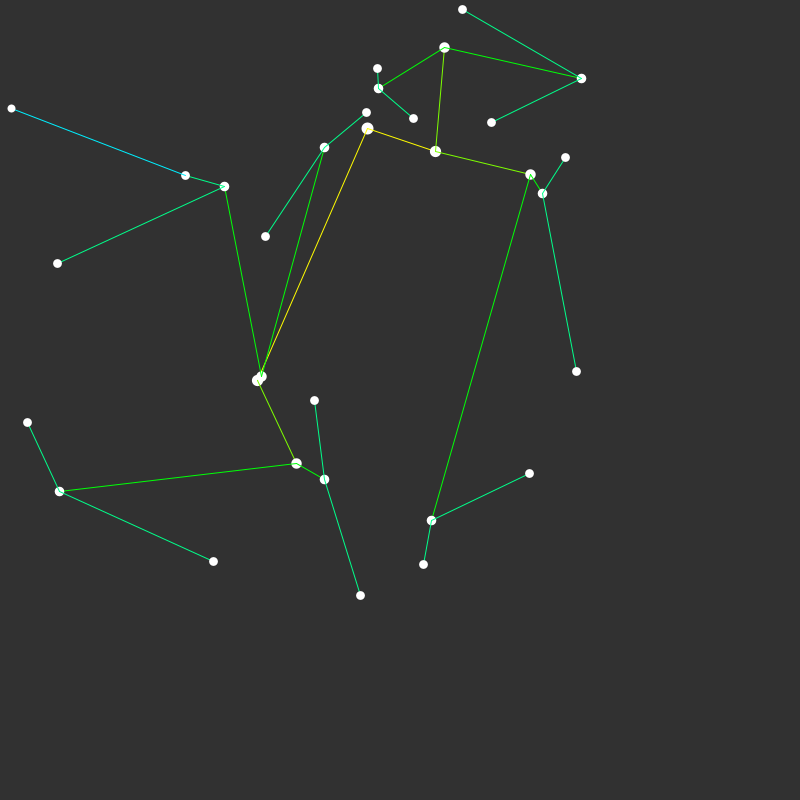
Frame 1 (no input)
Frame 60 (the mouse pressed at the canvas centre just before this capture): identical to frame 1, image omitted
Frame 120 (the mouse held since frame 60 and released just before this capture): identical to frame 1, image omitted

The Processing sketch that drew this single still picture (run headless with seeded random() and noise(); from frame 60 on, the mouse is pressed at the canvas centre):

// Processing sketch: TwoDimensionalKDTree_MkII
// ── TwoDimensionalKDTree_MkII.pde
/*

TWO DIMENSIONAL KD TREE
[based on Wikipedia article]

Balancing KD Tree is an alternative algorithm that builds a balanced k-d tree by presorting
the data in each of k dimensions prior to building the tree. 

/http://jcgt.org/published/0004/01/03/paper.pdf/

@author  Vladimir V. KUCHINOV
@email   helloworld@vkuchinov.co.uk
@year    2015

@license MIT License <http://www.opensource.org/licenses/mit-license.php>

REFERENCES & FURTHER READINGS:
https://en.wikipedia.org/wiki/K-d_tree
http://andrewd.ces.clemson.edu/courses/cpsc805/references/nearest_search.pdf
http://rosettacode.org/wiki/K-d_tree#Faster_Alternative_Version [nice set of algorithms]
http://christopherstoll.org/2011/09/k-d-tree-nearest-neighbor-search.html [Great visual explanation of distance search]

Orchard’s Algorithm (1991)
Principal Component Partitioning (PCP) (1999)

*/

import java.util.ArrayList;
import java.util.Collections;
import java.util.Comparator;
import java.util.List;


NodeList nodes = new NodeList();

float[][] references = { {257.9526, 380.8662}, 
  {565.4977, 157.5320},  
  {542.7793, 193.3902},
  {314.0684, 400.0766}, 
  {261.9826, 376.1036}, 
  {530.4284, 174.6587}, 
  {378.3098, 88.1655}, 
  {324.1388, 147.6710}, 
  {296.4321, 463.4872}, 
  {529.0425, 473.1980}, 
  {366.7882, 112.7689}, 
  {462.9328, 9.2664}, 
  {377.7776, 68.6286}, 
  {265.5078, 236.7077}, 
  {581.9706, 78.0470}, 
  {213.2108, 561.8515}, 
  {413.7150, 118.7549}, 
  {431.3435, 520.8666},
  {57.2137, 263.1099}, 
  {185.3347, 175.8975}, 
  {367.7584, 128.3530}, 
  {11.6270, 108.6101}, 
  {423.6242, 564.4209},
  {491.0883, 122.4879}, 
  {435.9529, 151.8938},
  {224.2711, 186.2244}, 
  {576.9618, 371.0994}, 
  {324.0146, 479.5997}, 
  {59.0902, 491.0174}, 
  {27.9754, 422.6564}, 
  {444.8548, 47.1749},
  {360.8674, 595.5452}};
  
Node snitch;
NodeList sentinels = new NodeList();

void setup(){
  
  size(800, 800);
  frameRate(30);
  
  for(int n = 0; n < 32; n++){
    
    nodes.add(new Node(n, references[n][0],  references[n][1], new PVector(0, 0)));
    //nodes.add(new Node(n, (int)random(0, 800), (int)random(0, 800), new PVector(random(-1.5, 1.5), random(-1.5, 1.5))));
  }

  snitch = new Node(-1, 212.2, 333.95, new PVector(0, 0));

}

void draw(){
  
  background(49);
  
  nodes.update();
  nodes.display(255, 1, 0);
 
  //KDTree(NodeList nodes_, int level, Node parent_)
  KDTree tree = new KDTree(nodes, 0, null, null);
  sentinels = tree.neighboursByK(snitch, 3);
  
  for(int s = 0; s < sentinels.size(); s++){
    
    Node tmp = (Node)sentinels.get(s);
    strokeWeight(1);
    stroke(255);
    line(snitch.x, snitch.y, tmp.x, tmp.y);
    
  }
  
}




// ── KDTree.pde
/*

 float minValue = min(float a, float b);
 float minValue = min(float a, float b, float c);
 float minValue = min(float[] floatArray);
 
 this.obj = obj;
 this.left = null;
 this.right = null;
 this.parent = parent;
 this.dimension = dimension;
 
 */

class KDTree {

  int level;
  Bounds edges;

  Node median;
  int medianIndex;

  Node parent;

  NodeList left;
  NodeList right;

  KDTree[] children = new KDTree[2];

  KDTree(NodeList nodes_, int level_, Node parent_, Bounds parentEdges_) {

    parent = parent_;
    level = level_;

    //X: 0, 2, 4, 6 ...
    //Y: 1, 3, 5, 7 ...

    if (level % 2 == 0) {
      Collections.sort(nodes_, compose(new sortByX(), new sortByY()));
    } else {
      Collections.sort(nodes_, compose(new sortByY(), new sortByX()));
    }

    if (nodes_.size() != 0) {
      if (nodes_.size() % 2 != 0) { 
        median = (Node)nodes_.get(floor(nodes_.size() / 2)); 
        medianIndex = floor(nodes_.size() / 2);
      } else
      { 
        median = getMaxFromTwo(level, (Node)nodes_.get(floor(nodes_.size() / 2)), (Node)nodes_.get(floor(nodes_.size() / 2 - 1))); 
        medianIndex = getMaxIndexFromTwo(level, (Node)nodes_.get(floor(nodes_.size() / 2)), floor(nodes_.size() / 2), (Node)nodes_.get(floor(nodes_.size() / 2 - 1)), floor(nodes_.size() / 2 - 1)) ;
      }

      if (level == 0) { 
        edges = new Bounds(0, width, 0, height);
      } else {
        edges = getEdges(level, median, parent, parentEdges_);
      }

      //display(int color_, int gap_, int margins_, int weight_, int dim_, Node parent_)
      //median.display(255, 1, 0, 2, level, parent, edges);

      //graph mode display
      median.displayGraph(255, 1, 0, 8, level, parent);

      left = splitNodeList(nodes_, 0, medianIndex);
      right = splitNodeList(nodes_, medianIndex + 1, nodes_.size());

      //KDTree(NodeList nodes_, int level, Node parent_)
      if (left.size() != 0 || left != null) children[0] = new KDTree(left, level + 1, (Node)median, edges);
      if (right.size() != 0 || right != null) children[1] = new KDTree(right, level + 1, (Node)median, edges);
    }
  }

  //look for given number of closest neighbours
  NodeList neighboursByK(Node point_, int k_) {

    NodeList output = new NodeList();

    return output;
    
  }

  //look for all neighbours in given radius
  NodeList neighboursByRadius(Node point_, float radius_) {

    NodeList output = new NodeList();

    return output;
    
  }

  Bounds getEdges(int level_, Node median_, Node parent_, Bounds parentEdges_) {

    Bounds output = new Bounds(parentEdges_.minX, parentEdges_.maxX, parentEdges_.minY, parentEdges_.maxY);

    if (level_ % 2 == 1) {
      //X
      if (min(median.x, parent.x) == median.x) output.maxX = parent_.x; 
      else output.minX = parent_.x;
    } else
    {
      //Y
      if (min(median.y, parent.y) == median.y) output.maxY = parent_.y; 
      else output.minY = parent_.y;
    }

    return output;
  }

  Node getMaxFromTwo(int level_, Node n1_, Node n2_) {

    Node output = n1_;

    switch( level_ % 2 ) {

    case 0:
      if ( max(n1_.x, n2_.x) == n1_.x) output = n1_; 
      else output = n2_;
      break;
    case 1:
      if ( max(n1_.y, n2_.y) == n1_.y) output = n1_; 
      else output = n2_;
      break;
    }

    return output;
  }


  int getMaxIndexFromTwo(int level_, Node n1_, int n1Index_, Node n2_, int n2Index_) {

    int output = n1Index_;

    switch( level_ % 2 ) {

    case 0: 
      if ( max(n1_.x, n2_.x) == n1_.x) output = n1Index_; 
      else output = n2Index_;
      break;
    case 1: 
      if ( max(n1_.y, n2_.y) == n1_.y) output = n1Index_; 
      else output = n2Index_;
      break;
    }

    return output;
  }

  NodeList splitNodeList(NodeList src_, int start_, int end_) {

    NodeList output = new NodeList();

    for (int n = start_; n < end_; n++) {

      output.add((Node)src_.get(n));
    }

    return output;
  }
}

class Bounds { //boundaries

    float maxX, minX, minY, maxY;

  Bounds(float x1_, float x2_, float y1_, float y2_) {

    if ( min(x1_, x2_) == x1_) { 
      minX = x1_; 
      maxX = x2_;
    } else { 
      minX = x2_; 
      maxX = x1_;
    }
    if ( min(y1_, y2_) == y1_) { 
      minY = y1_; 
      maxY = y2_;
    } else { 
      minY = y2_; 
      maxY = y1_;
    }
  }
}


// ── Node.pde
class NodeList extends ArrayList{
  
  void update(){
    
    if(this.size() != 0){
      
        
        for(int n = 0; n < this.size(); n++){
        
             Node currentNode = (Node)this.get(n);
             currentNode.update();
             
        }  
    }
    
  }
    
  void display(int color_,int gap_, int margins_){
    
    if(this.size() != 0){
      
        
        for(int n = 0; n < this.size(); n++){
        
             stroke(color_);
             strokeWeight(2);
             
             Node currentNode = (Node)this.get(n);
             
             point(margins_ + currentNode.x * gap_, margins_ + currentNode.y * gap_);
            
        }  
    }
  }
  
  void print(){
    
    if(this.size() != 0){
      
        for(int n = 0; n < this.size(); n++){
          
          println(this.get(n));
          
        }
    }
  }
}

class Node extends PVector{
  
   int index;
   PVector velocity;
  
   //2-dimensional
   Node(int i_, float x_, float y_){
     
     index = i_;
     x = x_; y = y_;
     
   }
     
   Node(int i_, float x_, float y_, PVector v_){
     
     index = i_;
     x = x_; y = y_;
     
     velocity = new PVector(v_.x, v_.y, 0);
     
   }
   
   //3-dimensional
   Node(int i_, float x_, float y_, float z_){
    
     index = i_;
     x = x_; y = y_; z = z_;
    
   } 
   
   void update(){
     
     if(this.x < 0 || this.x > width) velocity.x *= -1;
     if(this.y < 0 || this.y > width) velocity.y *= -1;
     
     if(velocity != null){
       this.x += velocity.x;
       this.y += velocity.y;
     }
  
   }
   
   void display(int color_, int gap_, int margins_, int weight_, int dim_, Node parent_, Bounds edges_){
    
     
     if(dim_ == 0) { stroke(255, 0, 0); strokeWeight(1); line(margins_ + this.x * gap_, 0, margins_ + this.x * gap_, height); }
     else
     { if(dim_ % 2 == 0 && parent_ != null) {            
         stroke(255, 0, 0); strokeWeight(1);
         if(min(this.y, parent_.y) == this.y) { line(margins_ + this.x * gap_, margins_ + edges_.minY * gap_, margins_ + this.x * gap_, margins_ + parent_.y * gap_); } 
         else { line(margins_ + this.x * gap_, margins_ + parent_.y * gap_, margins_ + this.x * gap_, margins_ + edges_.maxY * gap_); }
       }
       else{
    
       stroke(0, 255, 0); strokeWeight(1);
         if(min(this.x, parent_.x) == this.x) { line(margins_ + edges_.minX * gap_, margins_ + this.y * gap_, margins_ + parent_.x * gap_, margins_ + this.y * gap_); } 
         else { line(margins_ + parent_.x * gap_, margins_ + this.y * gap_, margins_ + edges_.maxX * gap_, margins_ + this.y * gap_); }
       }  
     }
     
     stroke(color_);
     strokeWeight(weight_);
    
     point(margins_ + this.x * gap_, margins_ + this.y * gap_);
    
   }
  
   void displayGraph(int color_, int gap_, int margins_, int weight_, int dim_, Node parent_){
 
     if(parent_ != null) {    
     colorMode(HSB);
     float col = map(dim_, 0, 10, 20, 240);
     stroke(col, 255, 255); strokeWeight(1);
     line(margins_ + this.x * gap_, margins_ + this.y * gap_, margins_ + parent_.x * gap_, margins_ + parent_.y * gap_); 
     
     }
     
     colorMode(RGB);
     stroke(color_);
     strokeWeight(map(dim_, 0, 14, weight_*1.5, 1));
    
     point(margins_ + this.x * gap_, margins_ + this.y * gap_);
    
     
     
   }
   
   void print(){
     
      println("index:", index, "x:", x, "y:", y, "z:", z);
     
   }
   
   int getIndex() { return this.index; }
   float getX()  { return this.x; }
   float getY()  { return this.y; }
   float getZ()  { return this.z; }
  
}

//COMPARATOR SET
//examples: Collections.sort(ListName, new sortByX());

class sortByIndex implements Comparator<Node> { 

        @Override
        public int compare(Node n1, Node n2) {
        return Integer.valueOf(n1.getIndex()).compareTo(n2.getIndex());
        
}}

class sortByX implements Comparator<Node> { 

        @Override
        public int compare(Node n1, Node n2) {
        return Float.compare(n1.getX(), n2.getX());
        
}}

class sortByY implements Comparator<Node> { 

        @Override
        public int compare(Node n1, Node n2) {
        return Float.compare(n1.getY(), n2.getY());
        
}}

class sortByZ implements Comparator<Node> { 

        @Override
        public int compare(Node n1, Node n2) {
        return Float.compare(n1.getZ(), n2.getZ());
        
}}

//SUPER CLASS FOR TWO PARAMETERS SORT
//examples Collections.sort(ListName, compose(new sortByX(), new sortByY())); 

public <T> Comparator<T> compose(
    final Comparator<? super T> primary,
    final Comparator<? super T> secondary
    
) {
    return new Comparator<T>() {
        public int compare(T a, T b) {
            int result = primary.compare(a, b);
            return result==0 ? secondary.compare(a, b) : result;
        }
    };
}


// ── References.pde
/*

taken from RosettaCode:

Python:

def find_nearest(k, t, p):
    def nn(kd, target, hr, max_dist_sqd):
        if kd is None:
            return T3([0.0] * k, float("inf"), 0)
 
        nodes_visited = 1
        s = kd.split
        pivot = kd.dom_elt
        left_hr = deepcopy(hr)
        right_hr = deepcopy(hr)
        left_hr.max[s] = pivot[s]
        right_hr.min[s] = pivot[s]
 
        if target[s] <= pivot[s]:
            nearer_kd, nearer_hr = kd.left, left_hr
            further_kd, further_hr = kd.right, right_hr
        else:
            nearer_kd, nearer_hr = kd.right, right_hr
            further_kd, further_hr = kd.left, left_hr
 
        n1 = nn(nearer_kd, target, nearer_hr, max_dist_sqd)
        nearest = n1.nearest
        dist_sqd = n1.dist_sqd
        nodes_visited += n1.nodes_visited
 
        if dist_sqd < max_dist_sqd:
            max_dist_sqd = dist_sqd
        d = (pivot[s] - target[s]) ** 2
        if d > max_dist_sqd:
            return T3(nearest, dist_sqd, nodes_visited)
        d = sqd(pivot, target)
        if d < dist_sqd:
            nearest = pivot
            dist_sqd = d
            max_dist_sqd = dist_sqd
 
        n2 = nn(further_kd, target, further_hr, max_dist_sqd)
        nodes_visited += n2.nodes_visited
        if n2.dist_sqd < dist_sqd:
            nearest = n2.nearest
            dist_sqd = n2.dist_sqd
 
        return T3(nearest, dist_sqd, nodes_visited)
 
    return nn(t.n, p, t.bounds, float("inf"))
 
 
def show_nearest(k, heading, kd, p):
    print(heading + ":")
    print("Point:           ", p)
    n = find_nearest(k, kd, p)
    print("Nearest neighbor:", n.nearest)
    print("Distance:        ", sqrt(n.dist_sqd))
    print("Nodes visited:   ", n.nodes_visited, "\n")
 
C:

void nearest(struct kd_node_t *root, struct kd_node_t *nd, int i, int dim,
        struct kd_node_t **best, double *best_dist)
{
    double d, dx, dx2;
 
    if (!root) return;
    d = dist(root, nd, dim);
    dx = root->x[i] - nd->x[i];
    dx2 = dx * dx;
 
    visited ++;
 
    if (!*best || d < *best_dist) {
        *best_dist = d;
        *best = root;
    }
 
    //if chance of exact match is high
    if (!*best_dist) return;
 
    if (++i >= dim) i = 0;
 
    nearest(dx > 0 ? root->left : root->right, nd, i, dim, best, best_dist);
    if (dx2 >= *best_dist) return;
    nearest(dx > 0 ? root->right : root->left, nd, i, dim, best, best_dist);
}

JAVA:

public T findNearest( T search ) {
        return findNearest(root, search, 0).location;
    }
    
private KDNode<T> findNearest(KDNode<T> currentNode, T search, int depth) {
        int direction = search.getComparator(depth % 3).compare( search, currentNode.location );
        KDNode<T> next = (direction < 0) ? currentNode.left : currentNode.right;
        KDNode<T> other = (direction < 0) ? currentNode.right : currentNode.left;
        KDNode<T> best = (next == null) ? currentNode : findNearest(next, search, depth + 1); // Go to a leaf
        if ( currentNode.location.squaredDistance(search) < best.location.squaredDistance(search) ) {
            best = currentNode; // Set best as required
        } 
        if ( other != null ) {
            if ( currentNode.location.axisSquaredDistance(search, depth % 3) < best.location.squaredDistance(search) ) {
                KDNode<T> possibleBest = findNearest( other, search, depth + 1 );
                if (  possibleBest.location.squaredDistance(search) < best.location.squaredDistance(search) ) {
                    best = possibleBest;
                }
            }
        }
        return best; // Work back up
    }
}

JAVA v2:

private void findPoints(Queue<Point2D> queue, RectHV rect, Node x) {
        if (!rect.intersects(x.rect)) {
            return;
        }
        if (rect.contains(x.p)) {
            queue.enqueue(x.p);
        }
        if (x.lb != null) {
            findPoints(queue, rect, x.lb);
        }
        if (x.rt != null) {
            findPoints(queue, rect, x.rt);
        }
    }

    
    // a nearest neighbor in the set to p; null if set is empty
     
    public Point2D nearest(Point2D p) {
        if (isEmpty()) {
            return null;
        }
        return findNearest(root, p, root.p, Double.MAX_VALUE,
                Orientation.LeftRight);
    }

    private Point2D findNearest(Node x, Point2D p, Point2D nearest,
            double nearestDistance, Orientation orientation) {
        if (x == null) {
            return nearest;
        }
        Point2D closest = nearest;
        double closestDistance = nearestDistance;
        double distance = x.p.distanceSquaredTo(p);
        if (distance < nearestDistance) {
            closest = x.p;
            closestDistance = distance;
        }
        Node first, second;
        if (orientation == Orientation.LeftRight) {
            if (p.x() < x.p.x()) {
                first = x.lb;
                second = x.rt;
            } else {
                first = x.rt;
                second = x.lb;
            }
        } else {
            if (p.y() < x.p.y()) {
                first = x.lb;
                second = x.rt;
            } else {
                first = x.rt;
                second = x.lb;
            }
        }
        Orientation nextOrientation = orientation.next();
        if (first != null && first.rect.distanceSquaredTo(p) < closestDistance) {
            closest = findNearest(first, p, closest, closestDistance,
                    nextOrientation);
            closestDistance = closest.distanceSquaredTo(p);
        }
        if (second != null
                && second.rect.distanceSquaredTo(p) < closestDistance) {
            closest = findNearest(second, p, closest, closestDistance,
                    nextOrientation);
        }

        return closest;
    }
}

*/
